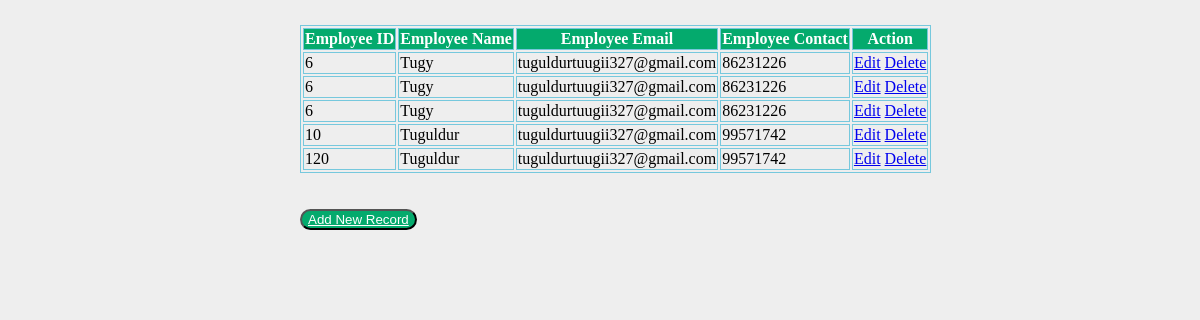
The page /show on the database its author committed.
### employee/models.py (models this page shows, shortened)
class Employee(models.Model):
    eid=models.CharField(max_length=20)
    ename=models.CharField(max_length=100)
    eemail=models.EmailField()
    econtact=models.CharField(max_length=15)
    class Meta:
        db_table="employee"

### employee/views.py (the view)
# urls.py: path('show',views.show),
def show(request):
    employees = Employee.objects.all()
    return render(request,"show.html",{'employees':employees})

### employee/templates/show.html (shortened to what this page needs)
<!DOCTYPE html>
<html lang="en">
<head>
    {% load static %}
    <link rel="stylesheet" href="{% static 'css/style.css' %}">
</head>
<body>
    <table>
        <thead>
            <tr>
                <th>Employee ID</th>
                <th>Employee Name</th>
                <th>Employee Email</th>
                <th>Employee Contact</th>
                <th>Action</th>
            </tr>
        </thead>
        <tbody>
            {% for employee in employees %}
            <tr>
                <td>{{ employee.eid }}</td>
                <td>{{employee.ename}}</td>
                <td>{{employee.eemail}}</td>
                <td>{{employee.econtact}}</td>
                <td>
                    <a href="/edit/{{ employee.id }}">Edit</a>
                    <a href="/delete/{{employee.id}}">Delete</a>
                </td>
            </tr>
            {% endfor %}
        </tbody>
    </table>
    <br>
    <br>
    <button><a style="color:white;" href="/emp">Add New Record</a></button>
</body>
</html>

### employee/static/css/style.css (style rules this page uses)
body { background: #eee; height: 100%; margin: 25px 0; padding-left: 300px; }
table, th, td { border: 1px solid rgb(118, 200, 221); }
th { background-color: #04aa6d; color: white; }
button { border-radius: 12px; color: aqua; background-color: #04aa6d; cursor: pointer; }

### rows shown on the page
Employee: eid "6", ename "Tugy", eemail "tuguldurtuugii327@gmail.com", econtact "86231226"
Employee: eid "6", ename "Tugy", eemail "tuguldurtuugii327@gmail.com", econtact "86231226"
Employee: eid "6", ename "Tugy", eemail "tuguldurtuugii327@gmail.com", econtact "86231226"
Employee: eid "10", ename "Tuguldur", eemail "tuguldurtuugii327@gmail.com", econtact "99571742"
Employee: eid "120", ename "Tuguldur", eemail "tuguldurtuugii327@gmail.com", econtact "99571742"
